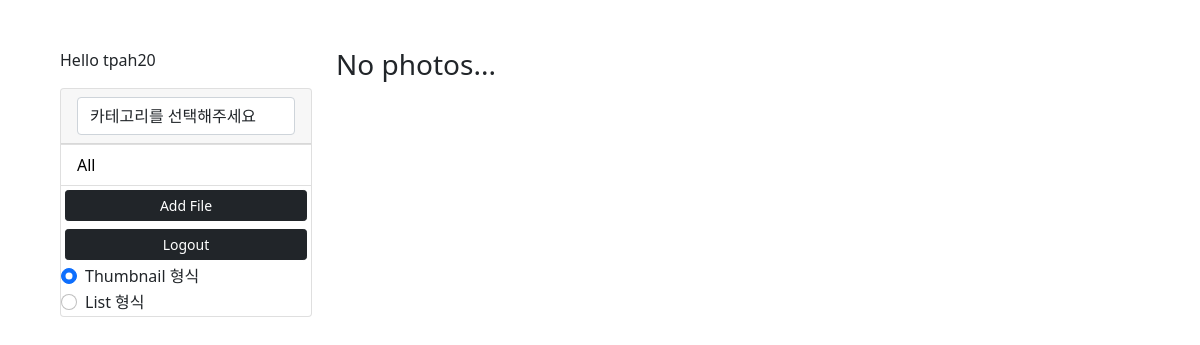
/?symptom=폐암 (signed in), run on an earlier commit of the app's database.
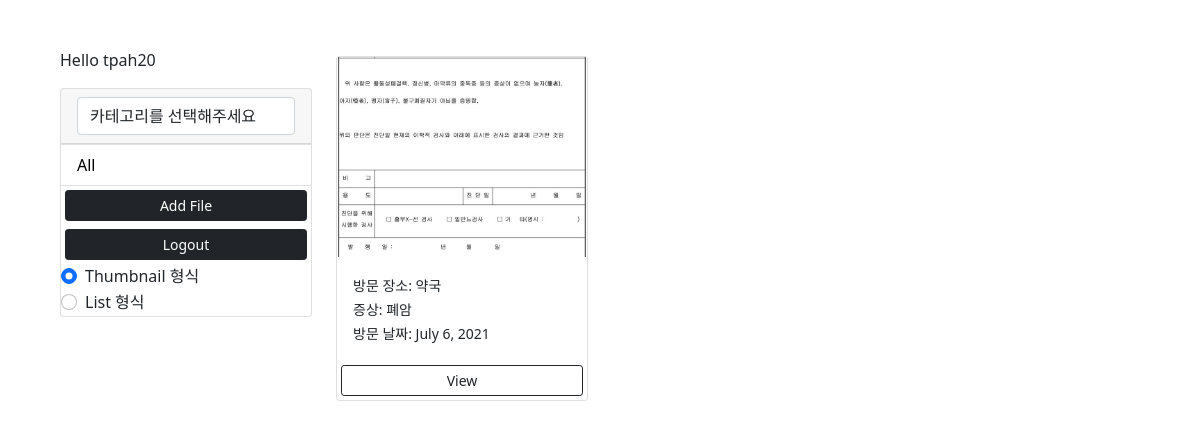
And on a later commit of the database.
### photos/models.py (models this page shows, shortened)
class File_Info(models.Model):
    class Meta:
        verbose_name = 'File_Info'
        verbose_name_plural = 'File_Infos'
    id = models.AutoField(primary_key=True) # 기본키
    user = models.ForeignKey(
        User, on_delete=models.SET_NULL, null=True, blank=True)  # 사용자
    place = models.ForeignKey(Place, on_delete=models.SET_NULL, null=True, blank=True) # 장소
    place_detail = models.TextField() # 장소 상세
    symptom = models.ForeignKey(Symptom, on_delete=models.SET_NULL, null=True, blank=True) # 증상
    description = models.TextField() # 증상 설명
    create_at = models.DateTimeField(auto_now_add=True) # 등록 날짜 자동 부여
    visited_date = models.DateField(null=False, blank=False) # 방문 날짜
    thumbnail_img = models.ImageField(blank=True, null=True) # 썸네일 이미지
    def __str__(self):
        return self.description

class Place(models.Model):
    class Meta:
        verbose_name = 'Place'
        verbose_name_plural = 'Places'
    name = models.CharField(max_length=100, null=False, blank=False) # 장소명

class Symptom(models.Model):
    class Meta:
        verbose_name = 'Symptom'
        verbose_name_plural = 'Symptoms'
    name = models.CharField(max_length=100, null=False, blank=False) # 증상명

### photos/views.py (the view)
# urls.py: path('', views.gallery, name='gallery'),
@login_required(login_url='login')
def gallery(request):
    place = request.GET.get('place')
    symptom = request.GET.get('symptom')
    if place != None:
        file_infos = File_Info.objects.filter(place__name=place).order_by('visited_date')
    elif symptom != None:
        file_infos = File_Info.objects.filter(symptom__name=symptom).order_by('visited_date')
        print("symptom: ", file_infos)
    else:
        file_infos = File_Info.objects.all().order_by('visited_date')
    places = Place.objects.all()
    symptoms = Symptom.objects.all()
    file_kinds = File_Kind.objects.all()
    context = {'places': places, 'symptoms':symptoms, 'file_kinds':file_kinds,'file_infos': file_infos}
    return render(request, 'photos/gallery.html', context)

### photos/templates/photos/gallery.html (shortened to what this page needs)
<!DOCTYPE html>
<html lang="en">
<head>
    <link href="https://cdn.jsdelivr.net/npm/bootstrap@5.0.0-beta1/dist/css/bootstrap.min.css" rel="stylesheet"
>
</head>
<body class="m-5">
 <div class="container">
        <div class="row">
            <div class="col-md-3">
                {% if request.user.is_authenticated %}
                <p>Hello {{request.user}}</p>
                {% endif %}
                <div class="card">
                    <div class="card-header">
                        <select id="category" name="category" class="form-control">
                            <option value='none'>카테고리를 선택해주세요</option>
                        </select>
                    </div>
                    <ul class="list-group list-group-flush">
                        <li class="list-group-item">
                            <a href="{% url 'gallery' %}">All</a>
                        </li>
                        <a href="{% url 'add' %}" class="btn btn-dark btn-block btn-sm m-1">Add File</a>
                        <a href="{% url 'logout' %}" class="btn btn-dark btn-block btn-sm m-1">Logout</a>
                        <div class="form-check">
                          <input value="thumbnail" name="radio" class="form-check-input" type="radio" id="flexRadioDefault1" checked>
                          <label class="form-check-label" for="flexRadioDefault1">
                            Thumbnail 형식
                          </label>
                        </div>
                        <div class="form-check">
                          <input value="list" name="radio" class="form-check-input" type="radio" id="flexRadioDefault2" >
                          <label class="form-check-label" for="flexRadioDefault2">
                            List 형식
                          </label>
                        </div>
                    </ul>
                </div>
            </div>
            <div class="col-md-9">
                <div class="row" id="view">
                    {% for file_info in file_infos %}
                    <div class="col-md-4">
                            <div class="card my-2">
                                <img class="image-thumbail" src="{{file_info.thumbnail_img.url}}" alt="Card image cap">
                                <div class="card-body">
                                    <small>방문 장소: {{file_info.place.name}}</small><br>
                                    <small>증상: {{file_info.symptom.name}}</small><br>
                                    <small>방문 날짜: {{file_info.visited_date}}</small><br>
                                </div>
                                <a href="{% url 'photo' file_info.id %}" class="btn btn-outline-dark btn-sm m-1">View</a>
                            </div>
                    </div>
                    {% empty %}
                        <h3>No photos...</h3>
                    {% endfor %}
                </div>
            </div>
        </div>
    </div>
</body>
</html>

What changed in the data, as far as the page shows it:
added File_Info: thumbnail_img (picture), place.name "약국", symptom.name "폐암", visited_date "July 6, 2021"
Also different on the page:
text no longer shown: "No photos..."
